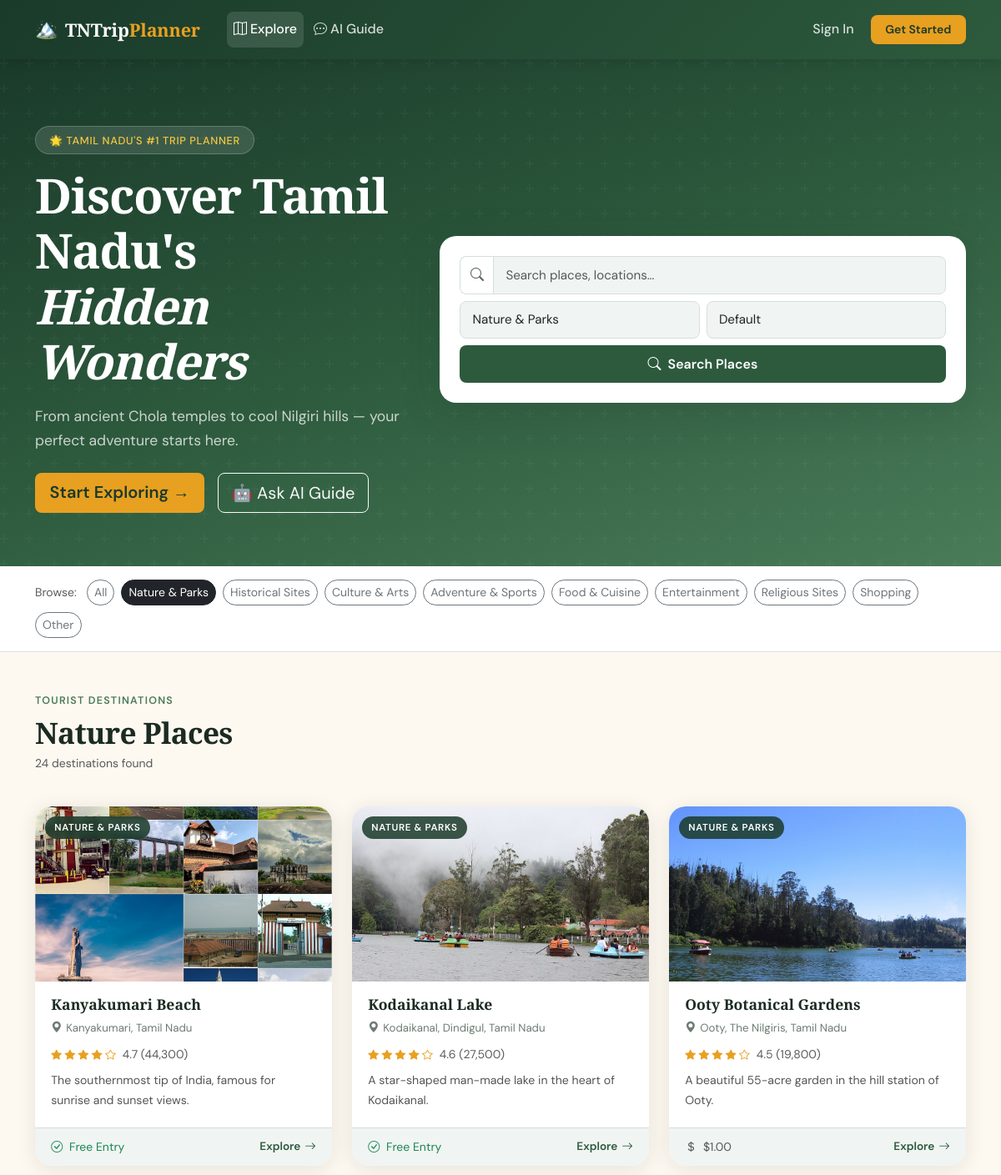
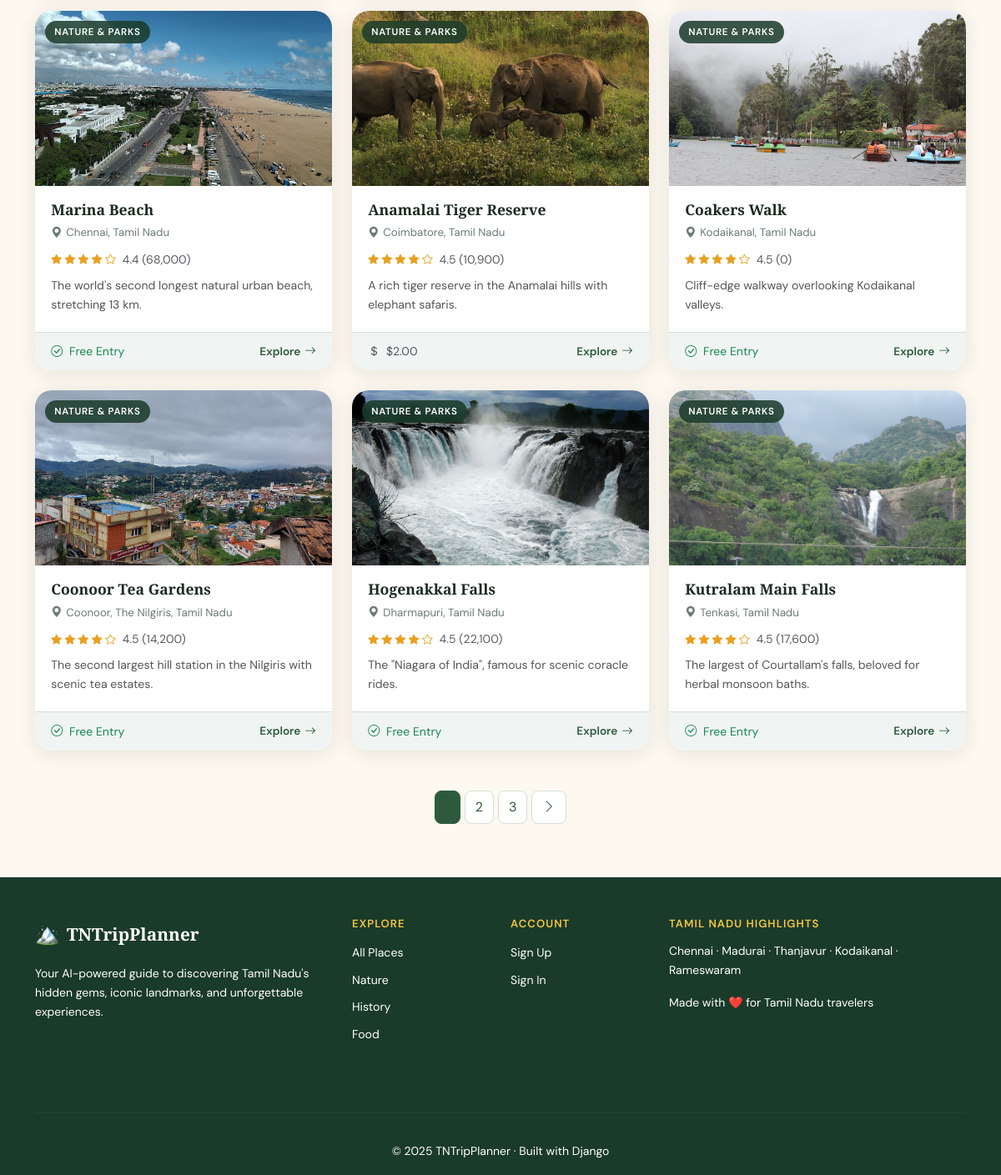
Page /places/?category=nature on the committed database (2 pictures, top to bottom).
### apps/places/models.py (models this page shows, shortened)
class TouristPlace(models.Model):
    name = models.CharField(_("name"), max_length=200, db_index=True)
    slug = models.SlugField(_("slug"), max_length=220, unique=True, blank=True)
    location = models.CharField(_("location"), max_length=300, db_index=True)
    state = models.CharField(_("state"), max_length=100, default="Tamil Nadu", db_index=True)
    category = models.CharField(
        _("category"),
        max_length=30,
        choices=Category.choices,
        default=Category.OTHER,
        db_index=True,
    )
    description = models.TextField(_("description"))
    short_description = models.CharField(_("short description"), max_length=300, blank=True)
    rating = models.DecimalField(
        _("rating"),
        max_digits=3,
        decimal_places=1,
        default=3.0,
        validators=[MinValueValidator(1.0), MaxValueValidator(5.0)],
    )
    rating_count = models.PositiveIntegerField(_("rating count"), default=0)
    image = models.ImageField(
        _("image"),
        upload_to="places/%Y/%m/",
        null=True,
        blank=True,
    )
    image_alt = models.CharField(_("image alt text"), max_length=200, blank=True)
    address = models.CharField(_("address"), max_length=400, blank=True)
    latitude = models.DecimalField(max_digits=9, decimal_places=6, null=True, blank=True)
    longitude = models.DecimalField(max_digits=9, decimal_places=6, null=True, blank=True)
    website = models.URLField(_("website"), blank=True)
    phone = models.CharField(_("phone"), max_length=20, blank=True)
    entry_fee = models.DecimalField(
        _("entry fee ($)"),
        max_digits=8,
        decimal_places=2,
        null=True,
        blank=True,
        help_text=_("Leave blank if free."),
    )
    favorited_by = models.ManyToManyField(
        settings.AUTH_USER_MODEL,
        related_name="favorite_places",
        blank=True,
        verbose_name=_("favorited by"),
    )
    is_featured = models.BooleanField(_("featured"), default=False, db_index=True)
    is_active = models.BooleanField(_("active"), default=True, db_index=True)
    created_at = models.DateTimeField(auto_now_add=True)
    updated_at = models.DateTimeField(auto_now=True)
    class Meta:
        verbose_name = _("tourist place")
        verbose_name_plural = _("tourist places")
        ordering = ["-is_featured", "-rating", "name"]
        indexes = [
            models.Index(fields=["name", "location"]),
            models.Index(fields=["category", "is_active"]),
            models.Index(fields=["is_featured", "rating"]),
        ]
        constraints = [
            UniqueConstraint(Lower("name"), name="uniq_place_name_ci"),
        ]
    def get_absolute_url(self):
        return reverse("places:detail", kwargs={"slug": self.slug})
    @property
    def image_url(self) -> str:
        if self.image:
            return self.image.url
    @property
    def is_free(self) -> bool:
        return self.entry_fee is None or self.entry_fee == 0
    @property
    def star_range(self):
        return range(1, 6)

### apps/places/views.py (the view)
# urls.py: path("", views.PlaceListView.as_view(), name="list"),
class PlaceListView(ListView):
    model = TouristPlace
    template_name = "places/list.html"
    context_object_name = "places"
    def get_queryset(self):
        self.form = PlaceSearchForm(self.request.GET)
        q = self.request.GET.get("q", "").strip()
        category = self.request.GET.get("category", "").strip()
        ordering = self.request.GET.get("ordering", "").strip()
        self.is_unfiltered = not q and not category and not ordering
        qs = services.search_and_filter_places(query=q, category=category, ordering=ordering)
        if self.is_unfiltered:
            self.featured_qs = services.get_featured_places(3)
            qs = qs.exclude(pk__in=self.featured_qs.values_list("pk", flat=True))
        else:
            self.featured_qs = services.get_featured_places(0)
        return qs
    def get_context_data(self, **kwargs):
        ctx = super().get_context_data(**kwargs)
        qs = self.get_queryset()
        page = self.request.GET.get("page", 1)
        ctx["page_obj"] = services.paginate_queryset(qs, page)
        ctx["places"] = ctx["page_obj"]  # override the list with paginated result
        ctx["form"] = PlaceSearchForm(self.request.GET)
        ctx["categories"] = Category.choices
        ctx["featured"] = getattr(self, "featured_qs", services.get_featured_places(3))
        ctx["total_count"] = qs.count()
        ctx["current_q"] = self.request.GET.get("q", "")
        ctx["current_category"] = self.request.GET.get("category", "")
        return ctx

### apps/places/forms.py
class PlaceSearchForm(forms.Form):
    q = forms.CharField(
        required=False,
        label="Search",
        widget=forms.TextInput(attrs={
            "class": "form-control",
            "placeholder": "Search places, locations…",
            "aria-label": "Search places",
        }),
    )
    category = forms.ChoiceField(
        required=False,
        label="Category",
        choices=[("", "All Categories")] + list(Category.choices),
        widget=forms.Select(attrs={"class": "form-select"}),
    )
    ordering = forms.ChoiceField(
        required=False,
        label="Sort by",
        choices=[
            ("", "Default"),
            ("rating", "Highest Rated"),
            ("name", "Name A–Z"),
            ("newest", "Newest"),
            ("featured", "Featured First"),
        ],
        widget=forms.Select(attrs={"class": "form-select"}),
    )

### apps/places/services.py (called while the page is built, shortened)
def get_active_places() -> QuerySet:
    return (
        TouristPlace.objects
        .filter(is_active=True)
        .prefetch_related("favorited_by")
    )

def search_and_filter_places(
    query: str = "",
    category: str = "",
    ordering: str = "",
) -> QuerySet:
    qs = get_active_places()
    if category and category in Category.values:
        qs = qs.filter(category=category)
    ordering_map = {
        "rating": "-rating",
        "name": "name",
        "newest": "-created_at",
        "featured": "-is_featured",
    }
    if ordering in ordering_map:
        qs = qs.order_by(ordering_map[ordering])
    return qs

def paginate_queryset(qs: QuerySet, page: int, per_page: int = PER_PAGE):
    paginator = Paginator(qs, per_page)
    try:
        return paginator.page(page)
    except PageNotAnInteger:
        return paginator.page(1)
    except EmptyPage:
        return paginator.page(paginator.num_pages)

def get_featured_places(limit: int = 3) -> QuerySet:
    return get_active_places().filter(is_featured=True)[:limit]

### templates/places/list.html (shortened to what this page needs)
{% extends "base.html" %}
{% load static humanize %}
{% block content %}
<section class="tn-hero">
  <div class="container position-relative" style="z-index:2;">
    <div class="row align-items-center g-5">
      <div class="col-lg-5">
        <div class="hero-badge">🌟 Tamil Nadu's #1 Trip Planner</div>
        <h1>Discover Tamil Nadu's<br><em>Hidden Wonders</em></h1>
        <p class="hero-sub">From ancient Chola temples to cool Nilgiri hills — your perfect adventure starts here.</p>
        {% if not user.is_authenticated %}
        <div class="d-flex gap-3 mt-4 flex-wrap">
          <a href="{% url 'users:register' %}" class="btn btn-accent btn-lg">Start Exploring →</a>
          <a href="{% url 'chatbot:chat' %}" class="btn btn-outline-light btn-lg">🤖 Ask AI Guide</a>
        </div>
        {% endif %}
      </div>
      <div class="col-lg-7">
        <div class="search-card">
          <form method="get" action="{% url 'places:list' %}">
            <div class="row g-2">
              <div class="col-12">
                <div class="input-group">
                  <span class="input-group-text bg-transparent border-end-0" style="border:1.5px solid var(--tn-border);border-right:none;border-radius:8px 0 0 8px;">
                    <i class="bi bi-search text-muted"></i>
                  </span>
                  {{ form.q }}
                </div>
              </div>
              <div class="col-sm-6">{{ form.category }}</div>
              <div class="col-sm-6">{{ form.ordering }}</div>
              <div class="col-12">
                <button type="submit" class="btn btn-search w-100">
                  <i class="bi bi-search me-2"></i>Search Places
                </button>
              </div>
            </div>
          </form>
        </div>
      </div>
    </div>
  </div>
</section>
<section class="py-3 bg-white border-bottom">
  <div class="container">
    <div class="d-flex gap-2 flex-wrap align-items-center">
      <span class="text-muted small fw-500 me-1">Browse:</span>
      <a href="{% url 'places:list' %}"
         class="btn btn-sm {% if not current_category %}btn-dark{% else %}btn-outline-secondary{% endif %} rounded-pill">
        All
      </a>
      {% for val, label in categories %}
      <a href="{% url 'places:list' %}?category={{ val }}{% if request.GET.q %}&q={{ request.GET.q }}{% endif %}"
         class="btn btn-sm {% if current_category == val %}btn-dark{% else %}btn-outline-secondary{% endif %} rounded-pill">
        {{ label }}
      </a>
      {% endfor %}
    </div>
  </div>
</section>
<section class="py-5">
  <div class="container">
    <div class="d-flex justify-content-between align-items-center mb-4 flex-wrap gap-3">
      <div>
        <div class="section-eyebrow">Tourist Destinations</div>
        <h2 class="section-title mb-0">
          {% if current_q %}
            Results for "<em>{{ current_q }}</em>"
          {% elif current_category %}
            {{ current_category|capfirst }} Places
          {% else %}
            Explore Tamil Nadu
          {% endif %}
        </h2>
        <p class="text-muted small mt-1">
          {{ total_count|intcomma }} destination{{ total_count|pluralize }} found
        </p>
      </div>
    </div>
    {% if places %}
    <div class="row g-4" id="places-grid">
      {% for place in places %}
      <div class="col-sm-6 col-lg-4">
        <div class="place-card position-relative">
          <div class="card-img-wrap">
            <img src="{{ place.image_url }}" alt="{{ place.image_alt|default:place.name }}" loading="lazy" />
            <span class="category-badge">{{ place.get_category_display }}</span>
          </div>
          <div class="card-body">
            <h5 class="card-title">{{ place.name }}</h5>
            <p class="card-location"><i class="bi bi-geo-alt-fill"></i>{{ place.location }}</p>
            <div class="d-flex align-items-center gap-2 mb-2">
              <span class="rating-stars">
                {% for i in place.star_range %}
                  {% if i <= place.rating %}<i class="bi bi-star-fill"></i>{% else %}<i class="bi bi-star"></i>{% endif %}
                {% endfor %}
              </span>
              <span class="small text-muted">{{ place.rating }} ({{ place.rating_count|intcomma }})</span>
            </div>
            <p class="card-text">{{ place.short_description|default:place.description }}</p>
          </div>
          <div class="card-footer">
            <span class="small {% if place.is_free %}text-success{% else %}text-muted{% endif %}">
              <i class="bi bi-{% if place.is_free %}check-circle{% else %}currency-dollar{% endif %} me-1"></i>
              {% if place.is_free %}Free Entry{% else %}${{ place.entry_fee }}{% endif %}
            </span>
            <a href="{{ place.get_absolute_url }}" class="btn-card-link">
              Explore <i class="bi bi-arrow-right"></i>
            </a>
          </div>
        </div>
      </div>
      {% endfor %}
    </div>
    {% if page_obj.has_other_pages %}
    <nav class="mt-5 d-flex justify-content-center" aria-label="Places pagination">
      <ul class="pagination tn-pagination gap-1">
        {% for num in page_obj.paginator.page_range %}
          {% if page_obj.number == num %}
            <li class="page-item active"><span class="page-link">{{ num }}</span></li>
          {% elif num > page_obj.number|add:'-3' and num < page_obj.number|add:'3' %}
            <li class="page-item">
              <a class="page-link" href="?page={{ num }}{% if current_q %}&q={{ current_q }}{% endif %}{% if current_category %}&category={{ current_category }}{% endif %}">{{ num }}</a>
            </li>
          {% endif %}
        {% endfor %}
        {% if page_obj.has_next %}
        <li class="page-item">
          <a class="page-link" href="?page={{ page_obj.next_page_number }}{% if current_q %}&q={{ current_q }}{% endif %}{% if current_category %}&category={{ current_category }}{% endif %}">
            <i class="bi bi-chevron-right"></i>
          </a>
        </li>
        {% endif %}
      </ul>
    </nav>
    {% endif %}
    {% endif %}
  </div>
</section>
{% endblock %}

### rows in the picture
TouristPlace: image_url (picture), category "NATURE & PARKS", name "Kanyakumari Beach", location "Kanyakumari, Tamil Nadu", rating "4.7", rating_count "44,300", short_description "The southernmost tip of India, famous for sunrise and sunset views.", shows "Free Entry"
TouristPlace: image_url (picture), category "NATURE & PARKS", name "Kodaikanal Lake", location "Kodaikanal, Dindigul, Tamil Nadu", rating "4.6", rating_count "27,500", short_description "A star-shaped man-made lake in the heart of Kodaikanal.", shows "Free Entry"
TouristPlace: image_url (picture), category "NATURE & PARKS", name "Ooty Botanical Gardens", location "Ooty, The Nilgiris, Tamil Nadu", rating "4.5", rating_count "19,800", short_description "A beautiful 55-acre garden in the hill station of Ooty.", entry_fee "1.00"
TouristPlace: image_url (picture), category "NATURE & PARKS", name "Marina Beach", location "Chennai, Tamil Nadu", rating "4.4", rating_count "68,000", short_description "The world's second longest natural urban beach, stretching 13 km.", shows "Free Entry"
TouristPlace: image_url (picture), category "NATURE & PARKS", name "Anamalai Tiger Reserve", location "Coimbatore, Tamil Nadu", rating "4.5", rating_count "10,900", short_description "A rich tiger reserve in the Anamalai hills with elephant safaris.", entry_fee "2.00"
TouristPlace: image_url (picture), category "NATURE & PARKS", name "Coakers Walk", location "Kodaikanal, Tamil Nadu", rating "4.5", rating_count "0", short_description "Cliff-edge walkway overlooking Kodaikanal valleys.", shows "Free Entry"
TouristPlace: image_url (picture), category "NATURE & PARKS", name "Coonoor Tea Gardens", location "Coonoor, The Nilgiris, Tamil Nadu", rating "4.5", rating_count "14,200", short_description "The second largest hill station in the Nilgiris with scenic tea estates.", shows "Free Entry"
TouristPlace: image_url (picture), category "NATURE & PARKS", name "Hogenakkal Falls", location "Dharmapuri, Tamil Nadu", rating "4.5", rating_count "22,100", short_description "The \"Niagara of India\", famous for scenic coracle rides.", shows "Free Entry"
TouristPlace: image_url (picture), category "NATURE & PARKS", name "Kutralam Main Falls", location "Tenkasi, Tamil Nadu", rating "4.5", rating_count "17,600", short_description "The largest of Courtallam's falls, beloved for herbal monsoon baths.", shows "Free Entry"

### other values in the picture
{{ label }} "Nature & Parks" "Historical Sites" "Culture & Arts" "Adventure & Sports" "Food & Cuisine" "Entertainment" "Religious Sites" "Shopping" "Other"
{{ current_category|capfirst }} "Nature"
{{ total_count|intcomma }} "24"
{{ num }} "2" "3"
